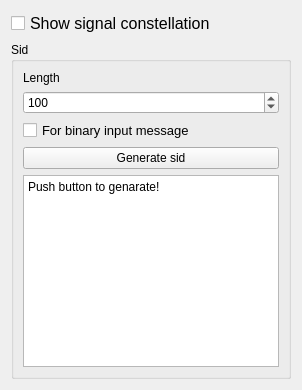
             <widget class="QWidget" name="other_prefs_wid_QAM">
              <attribute name="title">
               <string>Other prefs</string>
              </attribute>
              <layout class="QVBoxLayout" name="verticalLayout_40">
               <item>
                <widget class="QCheckBox" name="checkBox_show_sig_cons_qam">
                 <property name="font">
                  <font>
                   <pointsize>12</pointsize>
                  </font>
                 </property>
                 <property name="text">
                  <string>Show signal constellation</string>
                 </property>
                </widget>
               </item>
               <item>
                <widget class="QGroupBox" name="sid_QAM">
                 <property name="minimumSize">
                  <size>
                   <width>0</width>
                   <height>200</height>
                  </size>
                 </property>
                 <property name="title">
                  <string>Sid</string>
                 </property>
                 <layout class="QVBoxLayout" name="verticalLayout_51">
                  <item>
                   <widget class="QLabel" name="label_length_QAM">
                    <property name="text">
                     <string>Length</string>
                    </property>
                   </widget>
                  </item>
                  <item>
                   <widget class="QSpinBox" name="spinBox_QAM">
                    <property name="maximum">
                     <number>100000</number>
                    </property>
                    <property name="value">
                     <number>100</number>
                    </property>
                   </widget>
                  </item>
                  <item>
                   <widget class="QCheckBox" name="all_numbers_QAM">
                    <property name="font">
                     <font>
                      <pointsize>10</pointsize>
                     </font>
                    </property>
                    <property name="text">
                     <string>For binary input message</string>
                    </property>
                   </widget>
                  </item>
                  <item>
                   <widget class="QPushButton" name="pushButton_generate_sid_QAM">
                    <property name="text">
                     <string>Generate sid</string>
                    </property>
                   </widget>
                  </item>
                  <item>
                   <widget class="QPlainTextEdit" name="plainText_sid_QAM">
                    <property name="plainText">
                     <string>Push button to genarate!</string>
                    </property>
                   </widget>
                  </item>
                 </layout>
                </widget>
               </item>
              </layout>
             </widget>
